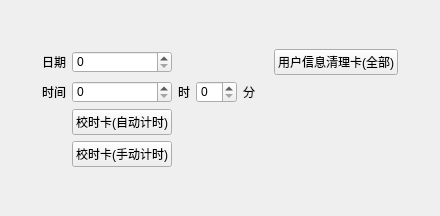
     <widget class="QWidget" name="tab_2">
      <attribute name="title">
       <string>设置卡</string>
      </attribute>
      <layout class="QHBoxLayout" name="horizontalLayout_39">
       <item>
        <layout class="QVBoxLayout" name="verticalLayout_23" stretch="1,3,1">
         <item>
          <widget class="QLabel" name="label_97">
           <property name="text">
            <string/>
           </property>
          </widget>
         </item>
         <item>
          <widget class="QWidget" name="horizontalWidget_20" native="true">
           <layout class="QHBoxLayout" name="horizontalLayout_42" stretch="2,6,2">
            <item>
             <widget class="QLabel" name="label_105">
              <property name="text">
               <string/>
              </property>
             </widget>
            </item>
            <item>
             <widget class="QWidget" name="widget_11" native="true">
              <property name="styleSheet">
               <string notr="true">#widget_11
{
border-style:solid;
border-width:4px;
}</string>
              </property>
              <layout class="QGridLayout" name="gridLayout_5">
               <item row="2" column="4">
                <widget class="QLabel" name="label_108">
                 <property name="styleSheet">
                  <string notr="true">bord-style:none;</string>
                 </property>
                 <property name="text">
                  <string>分</string>
                 </property>
                </widget>
               </item>
               <item row="2" column="5">
                <widget class="QLabel" name="label_109">
                 <property name="styleSheet">
                  <string notr="true">bord-style:none;</string>
                 </property>
                 <property name="text">
                  <string/>
                 </property>
                </widget>
               </item>
               <item row="2" column="0">
                <widget class="QLabel" name="label_94">
                 <property name="text">
                  <string>时间</string>
                 </property>
                </widget>
               </item>
               <item row="2" column="3">
                <widget class="QSpinBox" name="spinBox_7"/>
               </item>
               <item row="2" column="6">
                <widget class="QLabel" name="label_110">
                 <property name="styleSheet">
                  <string notr="true">border-style:none;</string>
                 </property>
                 <property name="text">
                  <string/>
                 </property>
                </widget>
               </item>
               <item row="3" column="1">
                <widget class="QPushButton" name="pushButton_18">
                 <property name="text">
                  <string>校时卡(自动计时)</string>
                 </property>
                </widget>
               </item>
               <item row="2" column="2">
                <widget class="QLabel" name="label_95">
                 <property name="sizePolicy">
                  <sizepolicy hsizetype="Preferred" vsizetype="Preferred">
                   <horstretch>0</horstretch>
                   <verstretch>0</verstretch>
                  </sizepolicy>
                 </property>
                 <property name="text">
                  <string>时</string>
                 </property>
                </widget>
               </item>
               <item row="0" column="0">
                <widget class="QLabel" name="label_93">
                 <property name="text">
                  <string>日期</string>
                 </property>
                </widget>
               </item>
               <item row="4" column="1">
                <widget class="QPushButton" name="pushButton_19">
                 <property name="text">
                  <string>校时卡(手动计时)</string>
                 </property>
                </widget>
               </item>
               <item row="2" column="1">
                <widget class="QSpinBox" name="spinBox_6"/>
               </item>
               <item row="0" column="1">
                <widget class="QSpinBox" name="spinBox"/>
               </item>
               <item row="0" column="6">
                <widget class="QPushButton" name="pushButton_26">
                 <property name="text">
                  <string>用户信息清理卡(全部)</string>
                 </property>
                </widget>
               </item>
              </layout>
             </widget>
            </item>
            <item>
             <widget class="QLabel" name="label_106">
              <property name="text">
               <string/>
              </property>
             </widget>
            </item>
           </layout>
          </widget>
         </item>
         <item>
          <widget class="QLabel" name="label_107">
           <property name="text">
            <string/>
           </property>
          </widget>
         </item>
        </layout>
       </item>
      </layout>
     </widget>
